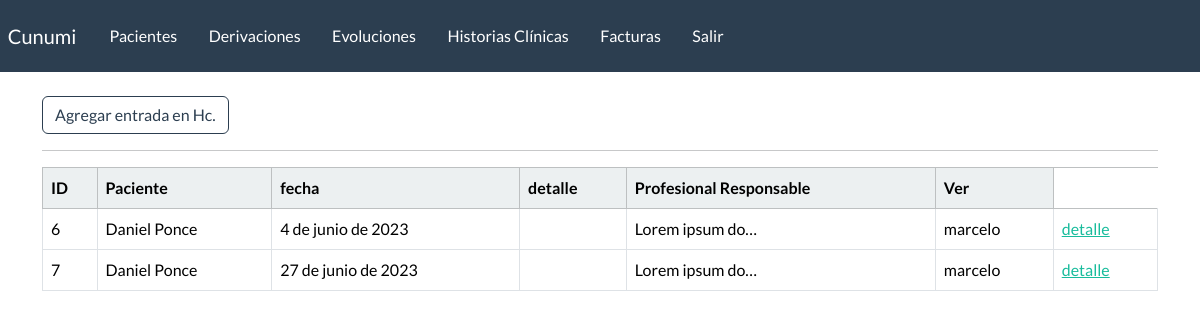
Page /listar-historiasClinicas/ (signed in) on the committed database.
### webapp/models.py (models this page shows, shortened)
class historiaClinica(models.Model):
    paciente = models.ForeignKey(
        paciente, on_delete=models.CASCADE, blank=False)
    fecha = models.DateField(blank=True)
    detalle = models.TextField(blank=True)
    profesional_responsable = models.ForeignKey(User, on_delete=models.CASCADE, blank=False)

class paciente(models.Model):
    nombre = models.CharField(max_length=100)
    apellido = models.CharField(max_length=100, blank=True)
    dni = models.CharField(max_length=100, blank=True)
    telefono = models.CharField(max_length=100, blank=True)
    email = models.EmailField(blank=True)
    edad = models.IntegerField(blank=True)
    fecha_inicio = models.DateField(blank=True, null=True)
    responables = models.CharField(max_length=200, blank=True)
    motivo_consulta = models.CharField(max_length=200, blank=True)
    derivado = models.BooleanField(default=False)
    email = models.EmailField(blank=True)
    estado_choices = (
        ('activo', 'activo'),
        ('inactivo', 'inactivo'),
        ('alta', 'alta'),
        ('derivado', 'derivado'))
    estado = models.CharField(max_length=20, choices=estado_choices, default='activo')
    profesional_responsable = models.ForeignKey(User, on_delete=models.CASCADE, blank=True)
    def __str__(self):
        return f"{self.nombre} {self.apellido}"

### webapp/views.py (the view)
# urls.py: path('listar-historiasClinicas/',  views.listar_historiasClinicas, name='listar_historiasClinicas'),
@login_required(login_url='my-login')
def listar_historiasClinicas(request):
    historiasClinicas = historiaClinica.objects.all().order_by('fecha')
    data = {
        'historiasClinicas': historiasClinicas
    }
    return render(request, 'webapp/historiaClinica/listar.html', data)

### webapp/templates/webapp/historiaClinica/listar.html
{% extends 'webapp/base.html' %}
{% block content %}
<a class="btn btn-outline-primary btn-small" href="{% url 'agregar_historiaClinica' %}">
    Agregar entrada en Hc.
</a>
<hr>
    <table class="table table-hover table-bordered">
        <thead class="table-light">
            <tr>
                <th scope="col">ID</th>
                <th scope="col">Paciente</th>
                <th scope="col">fecha</th>
                <th scope="col">detalle</th>
                <th scope="col">Profesional Responsable</th>
                <th scope="col">Ver</th>
            </tr>
        </thead>
        <tbody>
            {% if historiasClinicas %}
            {% for historiaClinica in historiasClinicas %}
            <tr>
                <td>{{historiaClinica.id}}</td>
                <td>{{historiaClinica.paciente}}</td>
                <td>{{historiaClinica.fecha}}</td>
                <td>{{historiaClinica.motivo|truncatechars:15}}</td>
                <td>{{historiaClinica.detalle|truncatechars:15}}</td>
                <td>{{historiaClinica.profesional_responsable}}</td>
                <td><a href="{% url 'detalle_historiaClinica' historiaClinica.id %}">detalle</a></td>
            </tr>
            {% endfor %}
            {% endif %}
        </tbody>
    </table>
{% endblock %}

### rows in the picture
historiaClinica: id "6", paciente "Daniel Ponce", fecha "4 de junio de 2023", detalle "Lorem ipsum do…", profesional_responsable "marcelo"
historiaClinica: id "7", paciente "Daniel Ponce", fecha "27 de junio de 2023", detalle "Lorem ipsum do…", profesional_responsable "marcelo"
